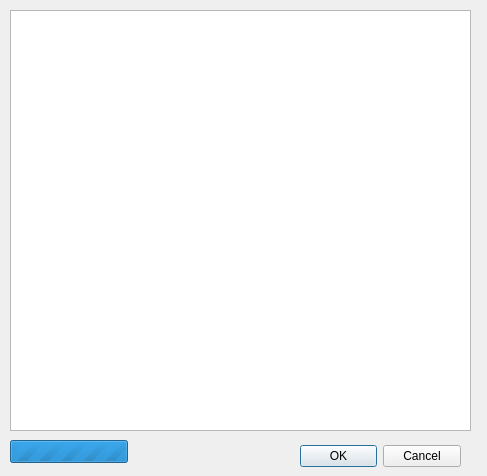
<?xml version="1.0" encoding="UTF-8"?>
<ui version="4.0">
 <class>TileManagerDialog</class>
 <widget class="QDialog" name="TileManagerDialog">
  <property name="geometry">
   <rect>
    <x>0</x>
    <y>0</y>
    <width>487</width>
    <height>476</height>
   </rect>
  </property>
  <property name="windowTitle">
   <string>Tile Manager</string>
  </property>
  <widget class="QDialogButtonBox" name="buttonBox">
   <property name="geometry">
    <rect>
     <x>300</x>
     <y>440</y>
     <width>161</width>
     <height>32</height>
    </rect>
   </property>
   <property name="orientation">
    <enum>Qt::Horizontal</enum>
   </property>
   <property name="standardButtons">
    <set>QDialogButtonBox::Cancel|QDialogButtonBox::Ok</set>
   </property>
  </widget>
  <widget class="ZTileManagerView" name="tileView">
   <property name="geometry">
    <rect>
     <x>10</x>
     <y>10</y>
     <width>461</width>
     <height>421</height>
    </rect>
   </property>
  </widget>
  <widget class="QProgressBar" name="progressBar">
   <property name="geometry">
    <rect>
     <x>10</x>
     <y>440</y>
     <width>118</width>
     <height>23</height>
    </rect>
   </property>
   <property name="maximum">
    <number>0</number>
   </property>
   <property name="value">
    <number>0</number>
   </property>
  </widget>
 </widget>
 <customwidgets>
  <customwidget>
   <class>ZTileManagerView</class>
   <extends>QGraphicsView</extends>
   <header>ztilemanagerview.h</header>
  </customwidget>
 </customwidgets>
 <resources/>
 <connections>
  <connection>
   <sender>buttonBox</sender>
   <signal>accepted()</signal>
   <receiver>TileManagerDialog</receiver>
   <slot>accept()</slot>
   <hints>
    <hint type="sourcelabel">
     <x>248</x>
     <y>254</y>
    </hint>
    <hint type="destinationlabel">
     <x>157</x>
     <y>274</y>
    </hint>
   </hints>
  </connection>
  <connection>
   <sender>buttonBox</sender>
   <signal>rejected()</signal>
   <receiver>TileManagerDialog</receiver>
   <slot>reject()</slot>
   <hints>
    <hint type="sourcelabel">
     <x>316</x>
     <y>260</y>
    </hint>
    <hint type="destinationlabel">
     <x>286</x>
     <y>274</y>
    </hint>
   </hints>
  </connection>
 </connections>
</ui>
